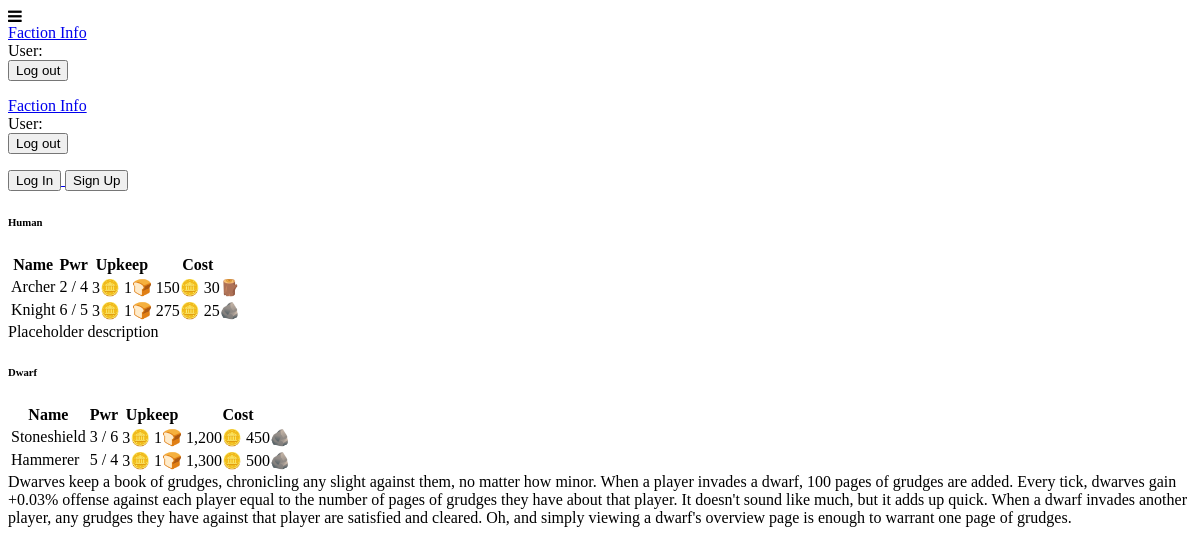
Page /faction_info on the committed database.
### maingame/models.py (models this page shows, shortened)
class Faction(models.Model):
    name = models.CharField(max_length=50, null=True, blank=True)
    description = models.CharField(max_length=500, null=True, blank=True, default="Placeholder description")
    primary_resource_name = models.CharField(max_length=50, null=True, blank=True)
    primary_resource_per_acre = models.IntegerField(default=0)
    building_primary_resource_name = models.CharField(max_length=50, null=True, blank=True)
    building_secondary_resource_name = models.CharField(max_length=50, null=True, blank=True)
    starting_buildings = models.JSONField(default=list, blank=True)
    building_primary_cost_per_acre = models.IntegerField(default=10)
    building_secondary_cost_per_acre = models.IntegerField(default=1)

class Unit(models.Model):
    ruler = models.ForeignKey(Player, on_delete=models.PROTECT, null=True, blank=True)
    name = models.CharField(max_length=50, null=True, blank=True)
    dp = models.IntegerField(default=0)
    op = models.IntegerField(default=0)
    is_trainable = models.BooleanField(default=True)
    cost_dict = models.JSONField(default=dict, blank=True)
    upkeep_dict = models.JSONField(default=dict, blank=True)
    training_dict = models.JSONField(default=dict, blank=True)
    returning_dict = models.JSONField(default=dict, blank=True)
    quantity_at_home = models.IntegerField(default=0)
    perk_dict = models.JSONField(default=dict, blank=True)
    faction = models.ForeignKey(Faction, on_delete=models.PROTECT, null=True, blank=True)
    @property
    def has_perks(self):
        return self.perk_dict != {}

### maingame/views.py (the view)
# urls.py: path("faction_info", views.faction_info, name="faction_info"),
def faction_info(request):
    faction_list = []
    for faction in Faction.objects.all():
        faction_list.append({
            "faction": faction,
            "units": Unit.objects.filter(ruler=None, faction=faction)
        })
    context = {
        "factions": faction_list
    }
    return render(request, "maingame/faction_info.html", context)

### maingame/context_processors/context_processors.py (called while the page is built)
def player_context_processor(request):
    active_player = None
    if request.user.is_authenticated:
        active_player = Player.objects.filter(associated_user=request.user).first()
    return {
        "active_player": active_player,
        "round": Round.objects.first(),
    }

### maingame/templates/maingame/faction_info.html (shortened to what this page needs)
{% extends "base.html" %}
{% load humanize %}
{% block content %}
<div>
    <div class="u-flex u-flex-column u-gap-4">
        {% for faction_dict in factions %}
        <div class="card bg-gray-900 p-1 max-w-xs">
            <h6>{{ faction_dict.faction.name|title }}</h6>
            <table class="table striped">
                <tr>
                    <th>Name</th>
                    <th>Pwr</th>
                    <th>Upkeep</th>
                    <th>Cost</th>
                </tr>
                {% for unit in faction_dict.units %}
                <tr>
                    {% include "maingame/unit_name_row.html" %}
                    <td class="u-align-middle">{{ unit.op|intcomma }} / {{ unit.dp|intcomma }}</td>
                    <td class="u-align-middle">
                        <div class="u-flex u-flex-column">
                            {% for resource, amount in unit.upkeep_dict.items %}
                            <span>{{ amount|intcomma }}{{ resource }}</span>
                            {% endfor %}
                        </div>
                    </td>
                    <td class="u-align-middle">
                        <div class="u-flex u-flex-column">
                            {% for resource, amount in unit.cost_dict.items %}
                            <span>{{ amount|intcomma }}{{ resource }}</span>
                            {% endfor %}
                        </div>
                    </td>
                </tr>
                {% endfor %}
            </table>
            <span>{{ faction_dict.faction.description }}</span>
        </div>
        {% endfor %}
    </div>
</div>
{% endblock %}

### templates/base.html (shortened to what this page needs)
{% load static %}
<link rel="stylesheet" href="https://cdn.jsdelivr.net/npm/cirrus-ui/dist/cirrus.min.css">
<link rel="stylesheet" href="https://use.fontawesome.com/releases/v5.8.1/css/all.css">
<link rel="stylesheet" href="https://cdnjs.cloudflare.com/ajax/libs/font-awesome/4.7.0/css/font-awesome.min.css">
<link href="https://cdn.jsdelivr.net/npm/tom-select@2.3.1/dist/css/tom-select.css" rel="stylesheet">
<!DOCTYPE html>
<html lang="en">
	<head>
	</head>
	<body class="bg-dark text-light h-full">
        <div class="u-flex u-flex-row">
            {% include "sidebar.html" %}
            <div class="u-flex-grow-1">
                {% include "header.html" %}
                <section class="container pt-2 pb-8 px-2 mx-4-md">
                    {% block content %}
                    {% endblock %}
                </section>
            </div>
        </div>
	</body>
</html>

### templates/sidebar.html (shortened to what this page needs)
<div class="u-absolute u-relative-md" id="linkParent" style="z-index: 10;">
    <a class="text-light icon bg-red-800 h-12 u-flex u-center u-none-md" onclick="toggleMenu()">
        <i class="fa fa-bars text-xl pl-1"></i>
    </a>
    <div class="u-none" id="links">
        {% include "sidebar_links.html" %}
    </div>
    <div class="u-none u-block-md min-h-screen h-100p pt-12 px-4 w-24 bg-red-800">
        <div class="u-flex-md u-flex-column u-center">
            {% include "sidebar_links.html" %}
        </div>
    </div>
</div>

### templates/sidebar_links.html (shortened to what this page needs)
<a href="{% url 'faction_info' %}" class="text-light">Faction Info</a>
<form action="{% url 'logout' %}" method="post" class="mt-8">
    <div class="u-flex u-flex-column u-gap-0">
        <span class="text-xs my-0">User: {{ user.username }}</span>
    </div>
    <button type="submit" class="px-1 py-0 w-12 h-4">
        <span class="font-bold">Log out</span>
    </button>
</form>

### templates/header.html (shortened to what this page needs)
{% load humanize %}
<div class="h-12 pl-4 pl-0-md u-flex u-flex-wrap u-gap-1 u-items-center bg-red-800 u-none w-100p">
    <div class="ml-auto mr-4">
        {% if not user.is_authenticated %}
        <a href="{% url 'login' %}">
            <button>Log In</button>
        </a>
        <a href="{% url 'signup' %}">
            <button>Sign Up</button>
        </a>
        {% endif %}
    </div>
</div>

### maingame/templates/maingame/unit_name_row.html (shortened to what this page needs)
<td class="u-align-middle {% if unit.has_perks %}text-yellow-200{% endif %}" {% if unit.has_perks %}data-tooltip="{{ unit.perk_text }}"{% endif %}>
    {{ unit.name|title }}
</td>

### rows in the picture
Faction: faction.name "Human", faction.description "Placeholder description"
Unit: name "Archer", op "2", dp "4", upkeep_dict "3" "1", upkeep_dict "🪙" "🍞", cost_dict "150" "30", cost_dict "🪙" "🪵"
Unit: name "Knight", op "6", dp "5", upkeep_dict "3" "1", upkeep_dict "🪙" "🍞", cost_dict "275" "25", cost_dict "🪙" "🪨"
Faction: faction.name "Dwarf", faction.description "Dwarves keep a book of grudges, chronicling any slight against them, no matter how minor. When a player invades a dwarf, 100 pages of grudges are added. Every tick, dwarves gain +0.03% offense against each player equal to the number of pages of grudges they have about that player. It doesn't sound like much, but it adds up quick. When a dwarf invades another player, any grudges they have against that player are satisfied and cleared. Oh, and simply viewing a dwarf's overview page is enough to warrant one page of grudges."
Unit: name "Stoneshield", op "3", dp "6", upkeep_dict "3" "1", upkeep_dict "🪙" "🍞", cost_dict "1,200" "450", cost_dict "🪙" "🪨"
Unit: name "Hammerer", op "5", dp "4", upkeep_dict "3" "1", upkeep_dict "🪙" "🍞", cost_dict "1,300" "500", cost_dict "🪙" "🪨"
